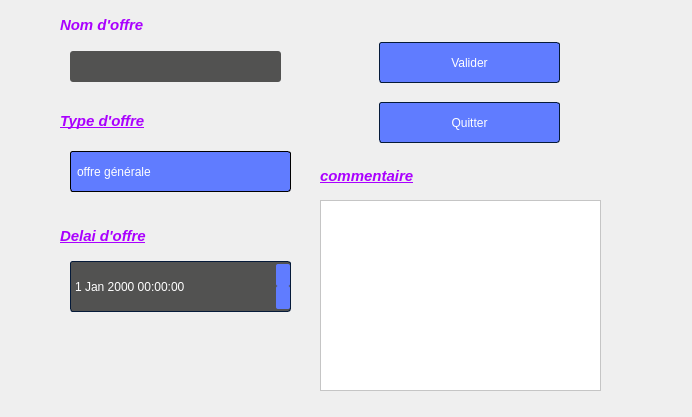
<?xml version="1.0" encoding="UTF-8"?>
<ui version="4.0">
 <class>add_offre</class>
 <widget class="QWidget" name="add_offre">
  <property name="geometry">
   <rect>
    <x>0</x>
    <y>0</y>
    <width>692</width>
    <height>417</height>
   </rect>
  </property>
  <property name="windowTitle">
   <string>Form</string>
  </property>
  <property name="styleSheet">
   <string notr="true">QLabel::disabled
{
	background-color: transparent;
	color: #656565;

}


/*-----QMenuBar-----*/
QMenuBar
{
	background-color: #0a0a0a;
	color: #ffffff;
	border-color: #051a39;

}


QMenuBar::disabled
{
	background-color: #404040;
	color: #656565;
	border-color: #051a39;

}


QMenuBar::item
{
    background-color: transparent;

}


QMenuBar::item:selected
{
    background-color: #607cff;
    border: 1px solid #41cd52;

}


QMenuBar::item:pressed
{
    background-color: #4969ff;
    border: 1px solid #000;
    margin-bottom: -1px;
    padding-bottom: 1px;

}


/*-----QMenu-----*/
QMenu
{
    background-color: #121212;
    border: 1px solid;
    color: #ffffff;

}


QMenu::separator
{
    height: 1px;
    background-color: #6d8eff;
    color: #ffffff;
    padding-left: 4px;
    margin-left: 10px;
    margin-right: 5px;

}


QMenu::item
{
    min-width : 150px;
    padding: 3px 20px 3px 20px;

}


QMenu::item:selected
{
    background-color: #4969ff;
    color: #ffffff;

}


QMenu::item:disabled
{
    color: #262626;
}


/*-----QToolTip-----*/
QToolTip
{
	border : 1px solid #000000;
	background-color: #26264f;
	color: #ffffff;
	border-color: #051a39;

}


/*-----QPushButton-----*/
QPushButton
{
	background-color: #607cff;
	color: #ffffff;
	border-style: solid;
	border-width: 1px;
	border-radius: 3px;
	border-color: #051a39;
	padding: 5px;

}


QPushButton::disabled
{
	background-color: #404040;
	color: #656565;
	border-color: #051a39;

}


QPushButton::hover
{
	background-color: #8399ff;
	color: #ffffff;
	border-style: solid;
	border-width: 1px;
	border-radius: 3px;
	border-color: #051a39;
	padding: 5px;

}


QPushButton::pressed
{
	background-color: #4969ff;
	color: #ffffff;
	border-style: solid;
	border-width: 1px;
	border-radius: 3px;
	border-color: #051a39;
	padding: 5px;

}


/*-----QToolButton-----*/
QToolButton
{
	background-color: #607cff;
	color: #ffffff;
	border-width: 1px;
	border-radius: 3px;
	border-color: #051a39;
	padding: 3px;

}


QToolButton::disabled
{
	background-color: #404040;
	color: #656565;
	border-color: #051a39;

}


QToolButton::hover
{
	background-color: #8399ff;
	color: #ffffff;
	border-width: 1px;
	border-radius: 3px;
	border-color: #051a39;
	padding: 3px;

}


QToolButton::pressed
{
	background-color: #4969ff;
	color: #ffffff;
	border-width: 1px;
	border-radius: 3px;
	border-color: #051a39;
	padding: 3px;

}


/*-----QComboBox-----*/
QComboBox
{
    background-color: #607cff;
    border: 1px solid;
    border-radius: 3px;
    padding-left: 6px;
    color: #ffffff;
    height: 20px;

}


QComboBox::disabled
{
	background-color: #404040;
	color: #656565;
	border-color: #051a39;

}


QComboBox:hover
{
    background-color: #8399ff;

}


QComboBox:on
{
    background-color: #4969ff;

}


QComboBox QAbstractItemView
{
    background-color: #383838;
    color: #ffffff;
    border: 1px solid black;
    selection-background-color: #4969ff;
    selection-color: #ffffff;
    outline: 0;

}


QComboBox::drop-down
{
    subcontrol-origin: padding;
    subcontrol-position: top right;
    width: 15px;
    border-left-width: 0px;
    border-left-color: darkgray;
    border-left-style: solid; 
    border-top-right-radius: 3px; 
    border-bottom-right-radius: 3px;

}


QComboBox::down-arrow
{
    image: url(://arrow-down.png);
    width: 8px;
    height: 8px;
}


/*-----QSpinBox &amp; QDoubleSpinBox &amp; QDateTimeEdit-----*/
QSpinBox, 
QDoubleSpinBox,
QDateTimeEdit
{
	background-color: #525251;
	color: #ffffff;
	border: 1px solid #051a39;
	border-radius: 3px;
	padding : 2px;

}


QSpinBox::disabled, 
QDoubleSpinBox::disabled,
QDateTimeEdit::disabled
{
	background-color: #404040;
	color: #656565;
	border-color: #051a39;

}


QSpinBox:hover, 
QDoubleSpinBox::hover,
QDateTimeEdit::hover
{
    background-color: #626262;
    border: 1px solid #607cff;
    color:  #fff;
    padding: 2px

}


QSpinBox::up-button, QSpinBox::down-button,
QDoubleSpinBox::up-button, QDoubleSpinBox::down-button,
QDateTimeEdit::up-button, QDateTimeEdit::down-button
{
    background-color: #607cff;
	border-radius: 2px;

}


QSpinBox::disabled, 
QDoubleSpinBox::disabled,
QDateTimeEdit::disabled
{
	background-color: #404040;
	color: #656565;
	border-color: #051a39;

}


QSpinBox::up-button:hover, QSpinBox::down-button:hover,
QDoubleSpinBox::up-button:hover, QDoubleSpinBox::down-button:hover,
QDateTimeEdit::up-button:hover, QDateTimeEdit::down-button:hover
{
    background-color: #8399ff;
    border: 1px solid #8399ff;

}


QSpinBox::up-button:disabled, QSpinBox::down-button:disabled,
QDoubleSpinBox::up-button:disabled, QDoubleSpinBox::down-button:disabled,
QDateTimeEdit::up-button:disabled, QDateTimeEdit::down-button:disabled
{
	background-color: #404040;
	color: #656565;
	border-color: #051a39;

}


QSpinBox::up-button:pressed, QSpinBox::down-button:pressed,
QDoubleSpinBox::up-button:pressed, QDoubleSpinBox::down-button::pressed,
QDateTimeEdit::up-button:pressed, QDateTimeEdit::down-button::pressed
{
    background-color: #4969ff;
    border: 1px solid #4969ff;

}


QSpinBox::down-arrow,
QDoubleSpinBox::down-arrow,
QDateTimeEdit::down-arrow
{
    image: url(://arrow-down.png);
    width: 7px;

}


QSpinBox::up-arrow,
QDoubleSpinBox::up-arrow,
QDateTimeEdit::up-arrow
{
    image: url(://arrow-up.png);
    width: 7px;

}


/*-----QLineEdit-----*/
QLineEdit
{
	background-color: #525251;
	color: #ffffff;
	border-width: 1px;
	border-radius: 3px;
	border-color: #051a39;
	padding: 2px;

}


QLineEdit::disabled
{
	background-color: #404040;
	color: #656565;
	border-width: 1px;
	border-radius: 3px;
	border-color: #051a39;
	padding: 2px;

}


/*-----QTextEdit-----*/
QTextEdit
{
	background-color: #ffffff;
	color: #010201;
	border-color: #051a39;

}


QTextEdit::disabled
{
	background-color: #404040;
	color: #656565;
	border-color: #051a39;

}


/*-----QGroupBox-----*/
QGroupBox 
{
    border: 1px solid;
    border-color: #607cff;
    margin-top: 22px;

}


QGroupBox::title  
{
    background-color: #607cff;
    color: #ffffff;
    subcontrol-origin: margin;
    subcontrol-position: top left;
    padding: 5px;
	border-top-left-radius: 3px;
	border-top-right-radius: 3px;

}


QGroupBox::title::disabled
{
	background-color: #404040;
	color: #656565;
    subcontrol-origin: margin;
    subcontrol-position: top left;
    padding: 5px;
	border-top-left-radius: 3px;
	border-top-right-radius: 3px;

}


/*-----QCheckBox-----*/
QCheckBox::indicator
{
    color: #b1b1b1;
    background-color: #323232;
    border: 1px solid #b1b1b1;
    width: 12px;
    height: 12px;

}


QCheckBox::indicator:checked
{
    image:url(://checkbox.png);
    border: 1px solid #607cff;

}


QCheckBox::indicator:unchecked:hover
{
    border: 1px solid #607cff;

}


QCheckBox::disabled
{
	color: #656565;

}


QCheckBox::indicator:disabled
{
	background-color: #656565;
	color: #656565;
    border: 1px solid #656565;

}


/*-----QRadioButton-----*/
QRadioButton::indicator::unchecked
{ 
	border: 2px inset gray; 
	border-radius: 5px; 
	background-color:  #fff;
	width: 9px; 
	height: 9px; 

}


QRadioButton::indicator::unchecked:hover
{ 
	border: 2px solid #607cff; 
	border-radius: 5px; 
	background-color:  #fff;
	width: 9px; 
	height: 9px; 

}


QRadioButton::indicator::checked
{ 
	border: 2px inset darkgray; 
	border-radius: 5px; 
	background-color: #4969ff; 
	width: 9px; 
	height: 9px; 

}


QRadioButton::disabled
{
	color: #656565;

}


QRadioButton::indicator:disabled
{
	background-color: #656565;
	color: #656565;
    border: 2px solid #656565;

}


/*-----QTableView &amp; QTableWidget-----*/
QTableView
{
    background-color: #242526;
    border: 1px solid #32414B;
    color: #f0f0f0;
    gridline-color: #8faaff;
    outline : 0;

}


QTableView::disabled
{
    background-color: #242526;
    border: 1px solid #32414B;
    color: #656565;
    gridline-color: #656565;
    outline : 0;

}


QTableView::item:hover 
{
    background-color: #26264f;
    color: #f0f0f0;

}


QTableView::item:selected 
{
    background-color: #1a1b1c;
    border: 2px solid #4969ff;
    color: #F0F0F0;

}


QTableView::item:selected:disabled
{
    background-color: #1a1b1c;
    border: 2px solid #525251;
    color: #656565;

}


QTableCornerButton::section
{
    background-color: #505050;
    color: #fff;

}


QHeaderView::section
{
    background-color: #525251;
    color: #fff;
    text-align: left;
	padding: 4px;
	
}


QHeaderView::section:disabled
{
    background-color: #525251;
    color: #656565;

}


QHeaderView::section:checked
{
    color: #fff;
    background-color: #4969ff;

}


QHeaderView::section:checked:disabled
{
    color: #656565;
    background-color: #525251;

}


QHeaderView::section::vertical::first,
QHeaderView::section::vertical::only-one
{
    border-top: 1px solid #353635;

}


QHeaderView::section::vertical
{
    border-top: 1px solid #353635;

}


QHeaderView::section::horizontal::first,
QHeaderView::section::horizontal::only-one
{
    border-left: 1px solid #353635;

}


QHeaderView::section::horizontal
{
    border-left: 1px solid #353635;

}


/*-----QTabWidget-----*/
QTabBar::tab
{
	background-color: #262626;
	color: #ffffff;
	border-style: solid;
	border-width: 1px;
	border-top-left-radius: 3px;
	border-top-right-radius: 3px;
	border-color: #051a39;
	padding: 5px;

}


QTabBar::tab:disabled
{
	background-color: #656565;
	color: #656565;

}


QTabWidget::pane 
{
	background-color: #262626;
	color: #ffffff;
    border: 1px solid;
    border-color: #607cff;

}


QTabBar::tab:selected
{
    background-color: #607cff;
	color: #ffffff;
	border-style: solid;
	border-width: 1px;
	border-top-left-radius: 3px;
	border-top-right-radius: 3px;
	border-color: #051a39;
	padding: 5px;

}


QTabBar::tab:selected:disabled
{
	background-color: #404040;
	color: #656565;

}


QTabBar::tab:!selected 
{
    background-color: #262626;

}


QTabBar::tab:!selected:hover 
{
    background-color: #8399ff;

}


QTabBar::tab:top:!selected 
{
    margin-top: 3px;

}


QTabBar::tab:bottom:!selected 
{
    margin-bottom: 3px;

}


QTabBar::tab:top, QTabBar::tab:bottom 
{
    min-width: 8ex;
    margin-right: -1px;
    padding: 5px 10px 5px 10px;

}


QTabBar::tab:top:selected 
{
    border-bottom-color: none;

}


QTabBar::tab:bottom:selected 
{
    border-top-color: none;

}


QTabBar::tab:top:last, QTabBar::tab:bottom:last,
QTabBar::tab:top:only-one, QTabBar::tab:bottom:only-one 
{
    margin-right: 0;

}


QTabBar::tab:left:!selected 
{
    margin-right: 3px;

}


QTabBar::tab:right:!selected
{
    margin-left: 3px;

}


QTabBar::tab:left, QTabBar::tab:right 
{
    min-height: 8ex;
    margin-bottom: -1px;
    padding: 10px 5px 10px 5px;

}


QTabBar::tab:left:selected 
{
    border-left-color: none;

}


QTabBar::tab:right:selected 
{
    border-right-color: none;

}


QTabBar::tab:left:last, QTabBar::tab:right:last,
QTabBar::tab:left:only-one, QTabBar::tab:right:only-one 
{
    margin-bottom: 0;

}


/*-----QSlider-----*/
QSlider::groove:horizontal 
{
	background-color: transparent;
	height: 5px;

}


QSlider::sub-page:horizontal 
{
	background-color: #607cff;

}


QSlider::add-page:horizontal 
{
	background-color: #666765;

}


QSlider::handle:horizontal 
{
	background-color: #607cff;
	width: 14px;
	margin-top: -6px;
	margin-bottom: -6px;
	border-radius: 3px;

}


QSlider::handle:horizontal:hover 
{
	background-color: #607cff;
	border-radius: 3px;

}


QSlider::sub-page:horizontal:disabled 
{
	background-color: #bbb;
	border-color: #999;

}


QSlider::add-page:horizontal:disabled 
{
	background-color: #eee;
	border-color: #999;

}


QSlider::handle:horizontal:disabled 
{
	background-color: #eee;
	border: 1px solid #aaa;
	border-radius: 3px;

}


QSlider::groove:vertical 
{
	background-color: transparent;
	width: 5px;

}


QSlider::sub-page:vertical 
{
	background-color: #607cff;

}


QSlider::add-page:vertical 
{
	background-color: #666765;

}


QSlider::handle:vertical 
{
	background-color: #607cff;
	height: 14px;
	margin-left: -6px;
	margin-right: -6px;
	border-radius: 3px;

}


QSlider::handle:vertical:hover 
{
	background-color: #607cff;
	border-radius: 3px;

}


QSlider::sub-page:vertical:disabled 
{
	background-color: #bbb;
	border-color: #999;

}


QSlider::add-page:vertical:disabled 
{
	background-color: #eee;
	border-color: #999;

}


QSlider::handle:vertical:disabled 
{
	background-color: #eee;
	border: 1px solid #aaa;
	border-radius: 3px;

}


/*-----QDial-----*/
QDial
{
	background-color: #607cff;

}


QDial::disabled
{
	background-color: #404040;

}


/*-----QScrollBar-----*/
QScrollBar:horizontal
{
    border: 1px solid #222222;
    background-color: #3d3d3d;
    height: 13px;
    margin: 0px 16px 0 16px;

}


QScrollBar::handle:horizontal
{
    background: #607cff;
    min-height: 20px;

}


QScrollBar::add-line:horizontal
{
    border: 1px solid #1b1b19;
    background-color: #607cff;
    width: 14px;
    subcontrol-position: right;
    subcontrol-origin: margin;

}


QScrollBar::sub-line:horizontal
{
    border: 1px solid #1b1b19;
    background-color: #607cff;
    width: 14px;
    subcontrol-position: left;
    subcontrol-origin: margin;

}


QScrollBar::right-arrow:horizontal
{
    image: url(://arrow-right.png);
    width: 6px;
    height: 6px;

}


QScrollBar::left-arrow:horizontal
{
    image: url(://arrow-left.png);
    width: 6px;
    height: 6px;

}


QScrollBar::add-page:horizontal, QScrollBar::sub-page:horizontal
{
    background: none;

}


QScrollBar:vertical
{
    background-color: #3d3d3d;
    width: 13px;
    margin: 16px 0 16px 0;
    border: 1px solid #222222;

}


QScrollBar::handle:vertical
{
    background-color: #607cff;
    min-height: 20px;

}


QScrollBar::add-line:vertical
{
    border: 1px solid #1b1b19;
    background-color: #607cff;
    height: 14px;
    subcontrol-position: bottom;
    subcontrol-origin: margin;

}


QScrollBar::sub-line:vertical
{
    border: 1px solid #1b1b19;
    background-color: #607cff;
    height: 14px;
    subcontrol-position: top;
    subcontrol-origin: margin;

}


QScrollBar::up-arrow:vertical
{
    image: url(://arrow-up.png);
    width: 6px;
    height: 6px;

}


QScrollBar::down-arrow:vertical
{
    image: url(://arrow-down.png);
    width: 6px;
    height: 6px;

}


QScrollBar::add-page:vertical, QScrollBar::sub-page:vertical
{
    background: none;

}


/*-----QProgressBar-----*/
QProgressBar
{
	background-color: #383838;
	color: #ffffff;
	border: 1px solid #607cff;
	border-radius: 3px;
	text-align: center;

}


QProgressBar::chunk {
	background-color: #607cff;
	color: #fff;

}


QProgressBar::chunk:disabled {
	background-color: #656565;
	border: 1px solid #aaa;
	color: #656565;
}


/*-----QStatusBar-----*/
QStatusBar
{
	background-color: #0a0a0a;
	color: #ffffff;
	border-color: #051a39;

}


</string>
  </property>
  <widget class="QPushButton" name="pushButton_quitoffre">
   <property name="geometry">
    <rect>
     <x>379</x>
     <y>102</y>
     <width>181</width>
     <height>41</height>
    </rect>
   </property>
   <property name="toolTip">
    <string>&lt;html&gt;&lt;head/&gt;&lt;body&gt;&lt;p&gt;&lt;span style=&quot; font-size:12pt; font-weight:600; font-style:italic; text-decoration: underline;&quot;&gt;Quitter&lt;/span&gt;&lt;/p&gt;&lt;/body&gt;&lt;/html&gt;</string>
   </property>
   <property name="text">
    <string>Quitter</string>
   </property>
  </widget>
  <widget class="QPushButton" name="pushButton_validoffre">
   <property name="geometry">
    <rect>
     <x>379</x>
     <y>42</y>
     <width>181</width>
     <height>41</height>
    </rect>
   </property>
   <property name="whatsThis">
    <string>&lt;html&gt;&lt;head/&gt;&lt;body&gt;&lt;p&gt;&lt;span style=&quot; font-size:14pt; font-weight:600; font-style:italic;&quot;&gt;Valider&lt;/span&gt;&lt;/p&gt;&lt;/body&gt;&lt;/html&gt;</string>
   </property>
   <property name="text">
    <string>Valider</string>
   </property>
  </widget>
  <widget class="QLabel" name="label_3">
   <property name="geometry">
    <rect>
     <x>320</x>
     <y>161</y>
     <width>141</width>
     <height>31</height>
    </rect>
   </property>
   <property name="text">
    <string>&lt;html&gt;&lt;head/&gt;&lt;body&gt;&lt;p&gt;&lt;span style=&quot; font-size:11pt; font-weight:600; font-style:italic; text-decoration: underline; color:#aa00ff;&quot;&gt;commentaire&lt;/span&gt;&lt;/p&gt;&lt;/body&gt;&lt;/html&gt;</string>
   </property>
  </widget>
  <widget class="QLabel" name="label_4">
   <property name="geometry">
    <rect>
     <x>60</x>
     <y>221</y>
     <width>151</width>
     <height>31</height>
    </rect>
   </property>
   <property name="text">
    <string>&lt;html&gt;&lt;head/&gt;&lt;body&gt;&lt;p&gt;&lt;span style=&quot; font-size:11pt; font-weight:600; font-style:italic; text-decoration: underline; color:#aa00ff;&quot;&gt;Delai d'offre&lt;/span&gt;&lt;/p&gt;&lt;/body&gt;&lt;/html&gt;</string>
   </property>
  </widget>
  <widget class="QLabel" name="label_2">
   <property name="geometry">
    <rect>
     <x>60</x>
     <y>101</y>
     <width>161</width>
     <height>41</height>
    </rect>
   </property>
   <property name="text">
    <string>&lt;html&gt;&lt;head/&gt;&lt;body&gt;&lt;p&gt;&lt;span style=&quot; font-size:11pt; font-weight:600; font-style:italic; text-decoration: underline; color:#aa00ff;&quot;&gt;Type d'offre&lt;/span&gt;&lt;/p&gt;&lt;/body&gt;&lt;/html&gt;</string>
   </property>
  </widget>
  <widget class="QLineEdit" name="lineEdit_offre">
   <property name="geometry">
    <rect>
     <x>70</x>
     <y>51</y>
     <width>211</width>
     <height>31</height>
    </rect>
   </property>
  </widget>
  <widget class="QDateTimeEdit" name="dateTimeEdit_offre">
   <property name="geometry">
    <rect>
     <x>70</x>
     <y>261</y>
     <width>221</width>
     <height>51</height>
    </rect>
   </property>
  </widget>
  <widget class="QComboBox" name="comboBox_offre">
   <property name="geometry">
    <rect>
     <x>70</x>
     <y>151</y>
     <width>221</width>
     <height>41</height>
    </rect>
   </property>
   <item>
    <property name="text">
     <string>offre générale</string>
    </property>
   </item>
   <item>
    <property name="text">
     <string>offre client fidèle</string>
    </property>
   </item>
   <item>
    <property name="text">
     <string>offre etudiant</string>
    </property>
   </item>
  </widget>
  <widget class="QLabel" name="label">
   <property name="geometry">
    <rect>
     <x>60</x>
     <y>10</y>
     <width>151</width>
     <height>31</height>
    </rect>
   </property>
   <property name="text">
    <string>&lt;html&gt;&lt;head/&gt;&lt;body&gt;&lt;p&gt;&lt;span style=&quot; font-size:11pt; font-weight:600; font-style:italic; color:#aa00ff;&quot;&gt;Nom d'offre&lt;/span&gt;&lt;/p&gt;&lt;/body&gt;&lt;/html&gt;</string>
   </property>
  </widget>
  <widget class="QTextEdit" name="textEdit_offre">
   <property name="geometry">
    <rect>
     <x>320</x>
     <y>200</y>
     <width>281</width>
     <height>191</height>
    </rect>
   </property>
  </widget>
 </widget>
 <resources/>
 <connections/>
</ui>
